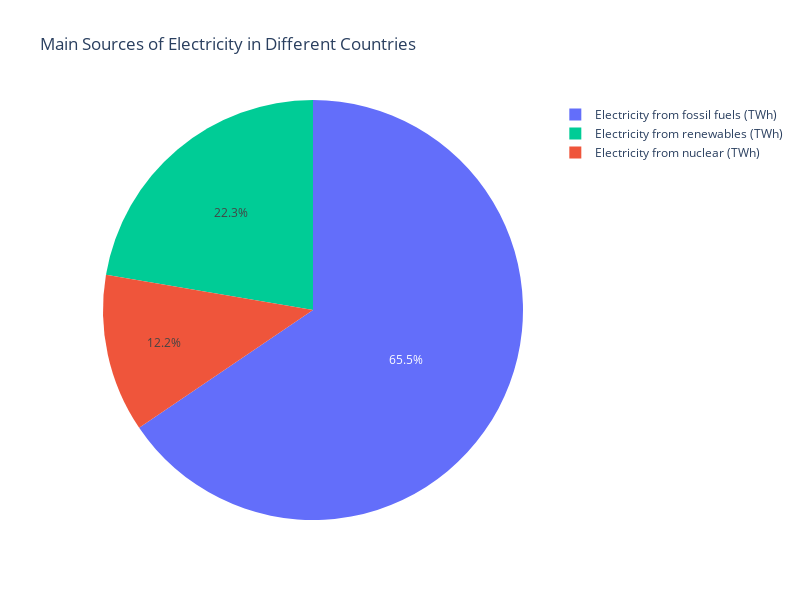

Write notebook code for a chart like this one.
### Code cell
df_aggregated = df.groupby('Entity').agg({
    'Electricity from fossil fuels (TWh)': 'sum',
    'Electricity from nuclear (TWh)': 'sum',
    'Electricity from renewables (TWh)': 'sum'
}).reset_index()

df_melted = df_aggregated.melt(id_vars='Entity', var_name='Source', value_name='Electricity (TWh)')
fig = px.pie(df_melted, names='Source', values='Electricity (TWh)', color='Source', title='Main Sources of Electricity in Different Countries')
fig.update_layout(width=800, height=600)
fig.show()

### Figure 1 — Plotly figure (JSON) as saved in the notebook; plotly's stock layout.template omitted (floating-point values rounded to 4 significant figures; data arrays with more than 128 entries replaced by an {"elided": "..."} marker saying what was removed)
{"data": [{"customdata": {"elided": "528x1 str values"}, "domain": {"x": [0, 1], "y": [0, 1]}, "hovertemplate": "Source=%{customdata[0]}<br>Electricity (TWh)=%{value}<extra></extra>", "labels": {"elided": "528 str values"}, "legendgroup": "", "marker": {"colors": {"elided": "528 str values"}}, "name": "", "showlegend": true, "type": "pie", "values": {"elided": "528 float values"}}], "layout": {"height": 600, "legend": {"tracegroupgap": 0}, "title": {"text": "Main Sources of Electricity in Different Countries"}, "width": 800}}
